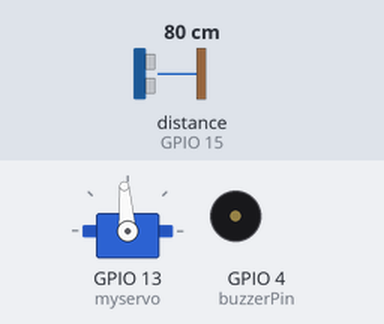
The sketch below on a simulated ESP32. Shown: servo, buzzer (waves = sounding). Wiring (inferred from the names in the program): ultrasonic range finder: trigger GPIO 2; echo GPIO 15. The inputs (shaded band) are chosen by the test bench; at power-on: distance to the obstacle (sensor on GPIO 15) 80 cm. The echo pulse lasts 58.3 µs per cm; what the sketch prints to the serial monitor is not drawn.

Above: at 1.2 s.
1.3 s: distance to the obstacle (sensor on GPIO 15) set to 60 cm
4.3 s: distance to the obstacle (sensor on GPIO 15) set to 2 cm
At 4.65 s:
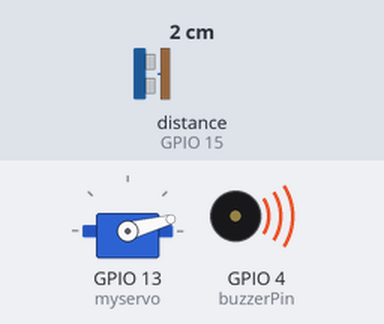
7.3 s: distance to the obstacle (sensor on GPIO 15) set to 120 cm
At 7.72 s:
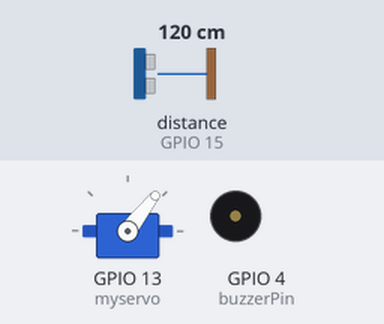
10.3 s: distance to the obstacle (sensor on GPIO 15) set to 35 cm
At 11.4 s:
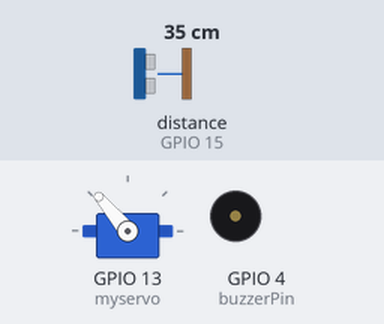
Timing chart, 0 to 14.3 s (numbered marks = the images above; inputs shaded):
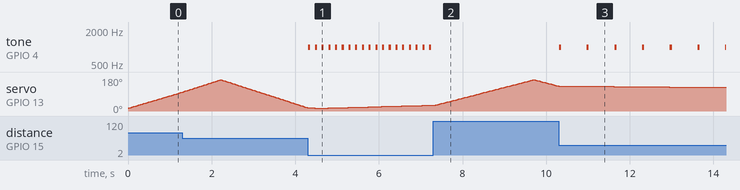

Measured:
- after the input at 4.3 s, tone on GPIO 4 (buzzerPin): alternates 1000 Hz for 0.05 s and silent for 0.11 s, starting at once
- after the input at 7.3 s, tone on GPIO 4 (buzzerPin): stops changing and stays silent
- after the input at 10.3 s, tone on GPIO 4 (buzzerPin): alternates 1000 Hz for 0.05 s and silent for 0.61 s, starting at once

The sketch:

Radar__project.ino
```cpp
#include <ESP32Servo.h>

#define trigPin 2
#define echoPin 15
#define buzzerPin 4 // Buzzer sur GPIO23

long duration;
int distance;

Servo myservo;

int calculateDistance() {
  digitalWrite(trigPin, LOW);
  delayMicroseconds(2);
  digitalWrite(trigPin, HIGH);
  delayMicroseconds(10);
  digitalWrite(trigPin, LOW);
  duration = pulseIn(echoPin, HIGH);
  distance = duration * 0.034 / 2;
  return distance;
}

void buzz(int dist) {
  if (dist > 50 || dist == 0) {
    noTone(buzzerPin); // Ne pas émettre de son
    return;
  }

  int delayTime;
  if (dist <= 10) delayTime = 100;
  else if (dist <= 30) delayTime = 300;
  else delayTime = 600;

  tone(buzzerPin, 1000); // émettre un son de 1kHz
  delay(50);             // durée du bip
  noTone(buzzerPin);
  delay(delayTime);      // pause selon la distance
}

void setup() {
  pinMode(trigPin, OUTPUT);
  pinMode(echoPin, INPUT);
  pinMode(buzzerPin, OUTPUT);
  myservo.attach(13);
  Serial.begin(9600);
}

void loop() {
  for (int i = 15; i <= 165; i++) {
    myservo.write(i);
    delay(10);
    int dist = calculateDistance();
    Serial.print(i);
    Serial.print(",");
    Serial.print(dist);
    Serial.print(".");
    buzz(dist); // contrôle du buzzer
  }

  for (int i = 165; i >= 15; i--) {
    myservo.write(i);
    delay(10);
    int dist = calculateDistance();
    Serial.print(i);
    Serial.print(",");
    Serial.print(dist);
    Serial.print(".");
    buzz(dist); // contrôle du buzzer
  }
}
```
